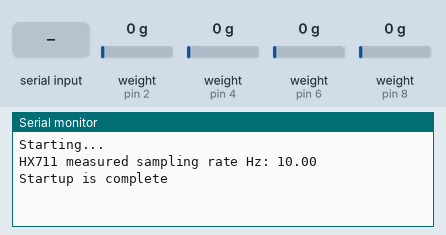
Simulated run of this sketch. Board: Arduino Uno, built with avr-gcc and run on an emulated ATmega328P. On the bench: the last lines printed to the serial monitor. The inputs (shaded band) are chosen by the test bench; at power-on: weight on the scale (sensors on pin 2, pin 4, pin 6, pin 8) 0 g.

Above: at 10.8 s.
10.9 s: "g" received over Serial
At 11.7 s:
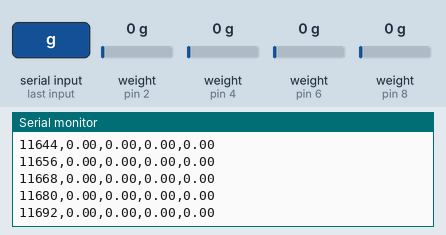
12.4 s: weight on the scale (sensor on pin 2) set to 100 g
At 13.1 s:
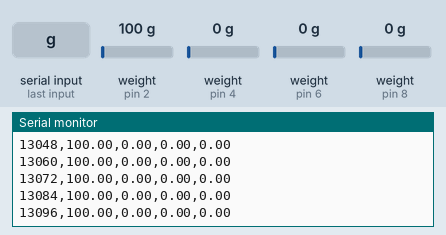
13.9 s: weight on the scale (sensor on pin 4) set to 100 g
At 14.4 s:
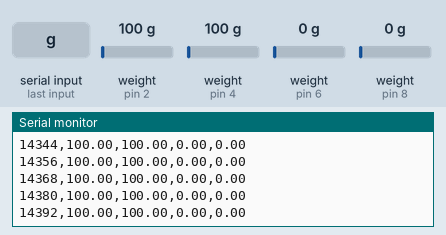
15.4 s: weight on the scale (sensor on pin 6) set to 100 g
At 16.0 s:
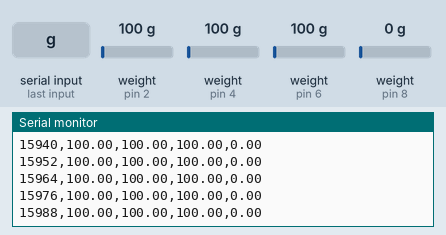
16.9 s: weight on the scale (sensor on pin 8) set to 100 g
At 17.7 s:
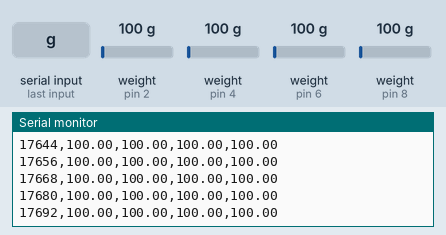
18.4 s: weight on the scale (sensor on pin 2) set to 1250 g
At 19.3 s:
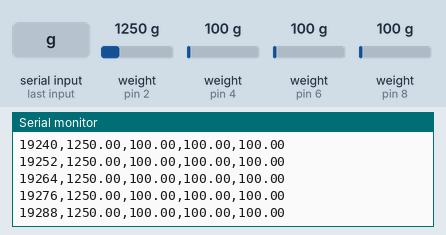
Timing chart, 0 to 20.9 s (numbered marks = the images above; inputs shaded):
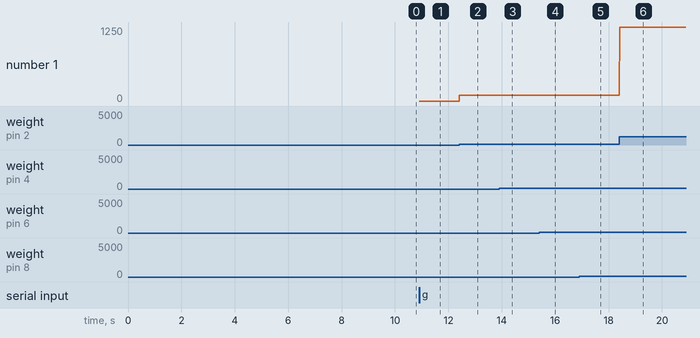

Measured:
- after the input at 10.9 s, the serial monitor: prints a new line at once (image 1)

The sketch:

iMOSS_AS_V1.ino
```cpp
//-------------------------------------------------------------------------------------
// iMOSS-AS for automatic tail suspension test with 4 load cells
//Author: Zengyou Ye at NIDA/IRP
//Date: 10/23/2024

// Settling time (number of samples) and data filtering can be adjusted in the config.h file of HX711_ADC.h
// HX711-ADC from: https://github.com/olkal/HX711_ADC
//---------------------------------

#include <HX711_ADC.h>

//pins:
const int HX711_dout_1 = 2; //mcu > HX711 no 1 dout pin
const int HX711_sck_1 = 3; //mcu > HX711 no 1 sck pin
const int HX711_dout_2 = 4; //mcu > HX711 no 2 dout pin
const int HX711_sck_2 = 5; //mcu > HX711 no 2 sck pin
const int HX711_dout_3 = 6; //mcu > HX711 no 3 dout pin
const int HX711_sck_3 = 7; //mcu > HX711 no 3 sck pin
const int HX711_dout_4 = 8; //mcu > HX711 no 4 dout pin
const int HX711_sck_4 = 9; //mcu > HX711 no 4 sck pin


//HX711 constructor (dout pin, sck pin)
HX711_ADC LoadCell_1(HX711_dout_1, HX711_sck_1); //HX711 1
HX711_ADC LoadCell_2(HX711_dout_2, HX711_sck_2); //HX711 2
HX711_ADC LoadCell_3(HX711_dout_3, HX711_sck_3); //HX711 3
HX711_ADC LoadCell_4(HX711_dout_4, HX711_sck_4); //HX711 4

unsigned long t = 0;
const int serialPrintInterval = 12.5; //80Hz to match 80SPS
static boolean togo = 0;


void setup() {
  Serial.begin(57600);
  delay(10);
  Serial.println();
  Serial.println("Starting...");


  float calibrationValue_1; // calibration value load cell 1
  float calibrationValue_2; // calibration value load cell 2
  float calibrationValue_3; // calibration value load cell 3
  float calibrationValue_4; // calibration value load cell 4


  calibrationValue_1 = 13.3; // uncomment this if you want to set this value in the sketch
  calibrationValue_2 = 13.3; // uncomment this if you want to set this value in the sketch
  calibrationValue_3 = 13.3; // uncomment this if you want to set this value in the sketch
  calibrationValue_4 = 13.3; // uncomment this if you want to set this value in the sketch

  LoadCell_1.begin();
  LoadCell_2.begin();
  LoadCell_3.begin();
  LoadCell_4.begin();

  unsigned long stabilizingtime = 2000; // tare preciscion can be improved by adding a few seconds of stabilizing time
  boolean _tare = true; //set this to false if you don't want tare to be performed in the next step
  byte loadcell_1_rdy = 0;
  byte loadcell_2_rdy = 0;
  byte loadcell_3_rdy = 0;
  byte loadcell_4_rdy = 0;


  while ((loadcell_1_rdy + loadcell_2_rdy + loadcell_3_rdy + loadcell_4_rdy) < 4) { //run startup, stabilization and tare, both modules simultaniously
    if (!loadcell_1_rdy) loadcell_1_rdy = LoadCell_1.startMultiple(stabilizingtime, _tare);
    if (!loadcell_2_rdy) loadcell_2_rdy = LoadCell_2.startMultiple(stabilizingtime, _tare);
    if (!loadcell_3_rdy) loadcell_3_rdy = LoadCell_3.startMultiple(stabilizingtime, _tare);
    if (!loadcell_4_rdy) loadcell_4_rdy = LoadCell_4.startMultiple(stabilizingtime, _tare);
  }
  if (LoadCell_1.getTareTimeoutFlag()) {
    Serial.println("Timeout, check MCU>HX711 no.1 wiring and pin designations");
  }
  if (LoadCell_2.getTareTimeoutFlag()) {
    Serial.println("Timeout, check MCU>HX711 no.2 wiring and pin designations");
  }
  if (LoadCell_3.getTareTimeoutFlag()) {
    Serial.println("Timeout, check MCU>HX711 no.3 wiring and pin designations");
  }
  if (LoadCell_4.getTareTimeoutFlag()) {
    Serial.println("Timeout, check MCU>HX711 no.4 wiring and pin designations");
  }
  LoadCell_1.setCalFactor(calibrationValue_1); // user set calibration value (float)
  LoadCell_2.setCalFactor(calibrationValue_2); // user set calibration value (float)
  LoadCell_3.setCalFactor(calibrationValue_3); // user set calibration value (float)
  LoadCell_4.setCalFactor(calibrationValue_4); // user set calibration value (float)
  Serial.print("HX711 measured sampling rate Hz: ");
  Serial.println(LoadCell_1.getSPS());
  Serial.println("Startup is complete");
}


void loop() {
  while (togo==0){
    char inByte = Serial.read();
    if (inByte == 'g') {
      togo=1;
      //Serial.println("ms,lc1,lc2,lc3,lc4");
      //Serial.println("experiments on");
    }
    if (inByte == 't') {
      LoadCell_1.tareNoDelay();
      LoadCell_2.tareNoDelay();
      LoadCell_3.tareNoDelay();
      LoadCell_4.tareNoDelay();
      delay(5000);
    }
  }
  if(togo){
    LoadCell_1.update();
    LoadCell_2.update();
    LoadCell_3.update();
    LoadCell_4.update();

    if (millis() >= t + serialPrintInterval) {
      t = millis();
      float a = LoadCell_1.getData();
      float b = LoadCell_2.getData();
      float c = LoadCell_3.getData();
      float d = LoadCell_4.getData();

      Serial.print(t);
      Serial.print(",");
      Serial.print(a);
      Serial.print(",");
      Serial.print(b);
      Serial.print(",");
      Serial.print(c);
      Serial.print(",");
      Serial.println(d);
    }
  }
  if (Serial.read() == 'q') {
    togo=0;
  }
}
```
